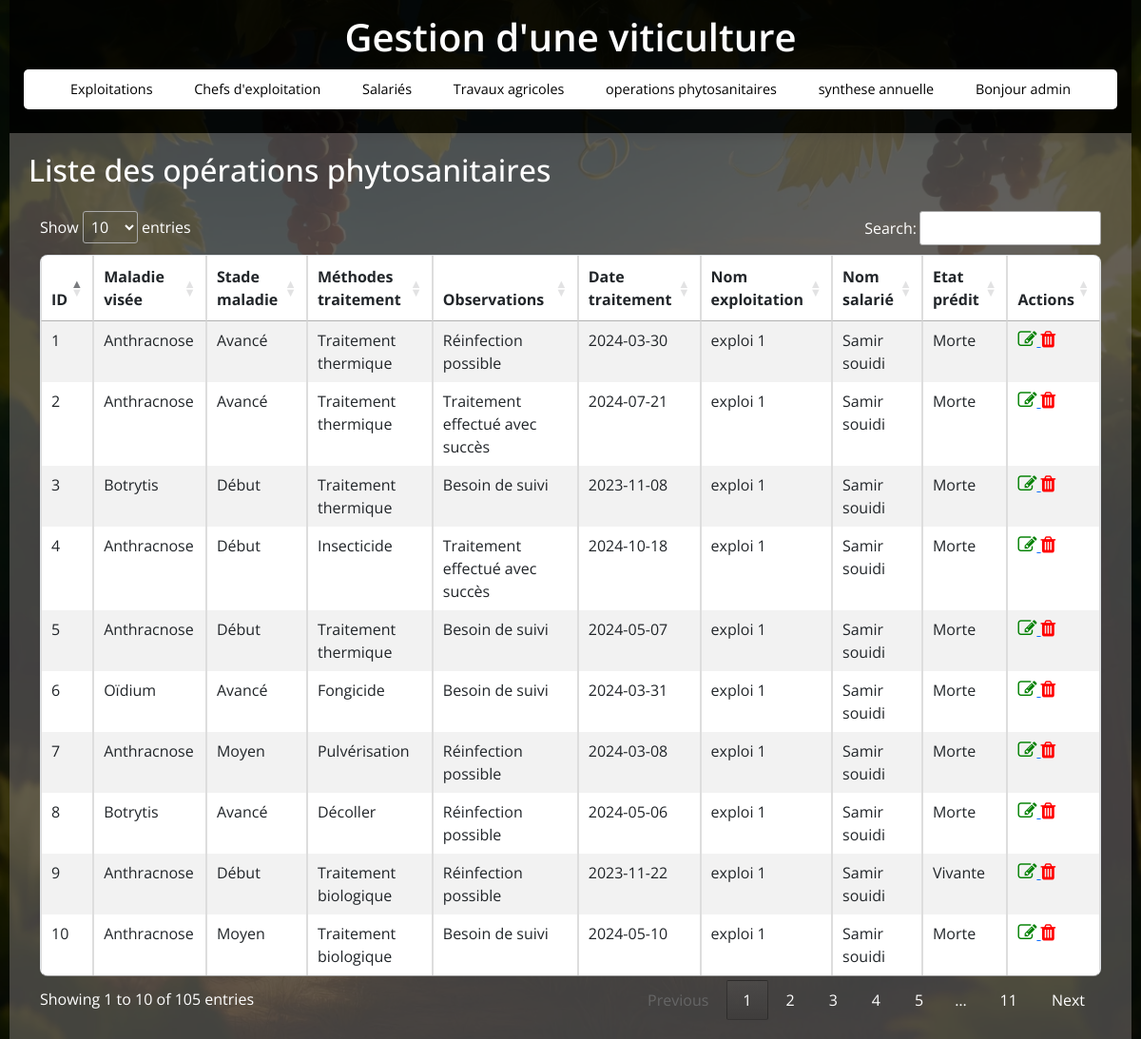
Page /operations_phytosanitaires (signed in) on the committed database.
### tables this page shows
CREATE TABLE operations_phytosanitaires (
                    id_operation_sanitaire INTEGER PRIMARY KEY,
                    maladie_visee TEXT,
                    stade_maladie TEXT,
                    methodes_traitement TEXT,
                    observations TEXT,
                    etat TEXT,
                    date_traitement,
                    id_exploitation INTEGER,
                    id_salarie INTEGER,
                    FOREIGN KEY(id_exploitation) REFERENCES exploitations(id_exploitation),
                    FOREIGN KEY(id_salarie) REFERENCES salaries(id_salarie)
                );

CREATE TABLE exploitations (
                    id_exploitation INTEGER PRIMARY KEY,
                    nom_exploitation TEXT,
                    superficie REAL
                );

CREATE TABLE salaries (
                    id_salarie INTEGER PRIMARY KEY,
                    identifiant_sal TEXT,
                    nom_salarie TEXT,
                    prenom_salarie TEXT,
                    date_embauche TEXT,
                    id_exploitation INTEGER,
                    FOREIGN KEY(id_exploitation) REFERENCES exploitations(id_exploitation)
                );

### app.py (the view)
@app.route('/operations_phytosanitaires')
def operations_phytosanitaires():
    if 'user_id' not in session:
        return redirect(url_for('login'))
    conn = get_db_connection()
    operations_phytosanitaires = conn.execute(f'''
                    SELECT * FROM operations_phytosanitaires
                    join exploitations on exploitations.id_exploitation=operations_phytosanitaires.id_exploitation
                    join salaries on salaries.id_salarie=operations_phytosanitaires.id_salarie
                    ''').fetchall()
    conn.close()
    return render_template('operations_phytosanitaires.html', operations_phytosanitaires=operations_phytosanitaires)

### app.py (called while the page is built)
def get_db_connection():
    conn = sqlite3.connect(DB_NAME)
    conn.row_factory = sqlite3.Row  # Retourne les résultats sous forme de dictionnaire
    return conn

### templates/operations_phytosanitaires.html (shortened to what this page needs)
{% extends 'base.html' %}
{% block content %}
    <h2>Liste des opérations phytosanitaires</h2>
    <div class="container mt-4">
        <div class="table-responsive">
            <table id="operations_phytosanitairesTable" class="table table-striped table-bordered">
                <thead>
                    <tr>
                        <th>ID</th>
                        <th>Maladie visée</th>
                        <th>Stade maladie</th>
                        <th>Méthodes traitement</th>
                        <th>Observations</th>
                        <th>Date traitement</th>
                        <th>Nom exploitation</th>
                        <th>Nom salarié</th>
                        <th>Etat prédit</th>
                        <th>Actions</th>
                    </tr>
                </thead>
                <tbody>
                    {% for operation in operations_phytosanitaires %}
                    <tr>
                        <td>{{ operation.id_operation_sanitaire }}</td>
                        <td>{{ operation.maladie_visee }}</td>
                        <td>{{ operation.stade_maladie }}</td>
                        <td>{{ operation.methodes_traitement }}</td>
                        <td>{{ operation.observations }}</td>
                        <td>{{ operation.date_traitement }}</td>
                        <td>{{ operation.nom_exploitation }}</td>
                        <td>{{ operation.nom_salarie }} {{ operation.prenom_salarie }}</td>
                        <td>{{ operation.etat }}</td>
                        <td>
                            <a href="{{ url_for('edit_operation', id=operation.id_operation_sanitaire) }}">
                                <i class="fa fa-edit" style="font-size:20px;color:green"></i>
                            </a>
                            <a href="{{ url_for('delete_operation_phytosanitaire', id=operation.id_operation_sanitaire) }}">
                                <i class="fa fa-trash" style="font-size:20px;color:red;"></i>
                            </a>
                        </td>
                    </tr>
                    {% endfor %}
                </tbody>
            </table>
        </div>
    </div>
{% endblock %}

### static/style.css (style rules this page uses)
* { margin: 0; padding: 0; box-sizing: border-box; font-family: "Open Sans", sans-serif; }
body { display: flex; flex-direction: column; align-items: center; justify-content: flex-start; min-height: 100vh; width: 100%; background: url("./img/viticulture.webp") center/cover no-repeat, #000; padding: 0 10px; position: relative; overflow-y: auto; color: #fff; }
body::before { content: ""; position: absolute; width: 100%; height: 100%; background: rgba(0, 0, 0, 0.7); z-index: -1; }
table { width: 100%; border-collapse: collapse; margin-top: 20px; background: rgba(255, 255, 255, 0.9); color: #333; border-radius: 8px; overflow: hidden; }
table, th, td { border: 1px solid #ddd; }
th, td { padding: 8px; text-align: left; }
h2 { font-size: 2rem; margin-bottom: 20px; color: #fff; }

### rows in the picture
operations_phytosanitaires: id_operation_sanitaire "1", maladie_visee "Anthracnose", stade_maladie "Avancé", methodes_traitement "Traitement thermique", observations "Réinfection possible", date_traitement "2024-03-30", nom_exploitation "exploi 1", nom_salarie "Samir", prenom_salarie "souidi", etat "Morte"
operations_phytosanitaires: id_operation_sanitaire "2", maladie_visee "Anthracnose", stade_maladie "Avancé", methodes_traitement "Traitement thermique", observations "Traitement effectué avec succès", date_traitement "2024-07-21", nom_exploitation "exploi 1", nom_salarie "Samir", prenom_salarie "souidi", etat "Morte"
operations_phytosanitaires: id_operation_sanitaire "3", maladie_visee "Botrytis", stade_maladie "Début", methodes_traitement "Traitement thermique", observations "Besoin de suivi", date_traitement "2023-11-08", nom_exploitation "exploi 1", nom_salarie "Samir", prenom_salarie "souidi", etat "Morte"
operations_phytosanitaires: id_operation_sanitaire "4", maladie_visee "Anthracnose", stade_maladie "Début", methodes_traitement "Insecticide", observations "Traitement effectué avec succès", date_traitement "2024-10-18", nom_exploitation "exploi 1", nom_salarie "Samir", prenom_salarie "souidi", etat "Morte"
operations_phytosanitaires: id_operation_sanitaire "5", maladie_visee "Anthracnose", stade_maladie "Début", methodes_traitement "Traitement thermique", observations "Besoin de suivi", date_traitement "2024-05-07", nom_exploitation "exploi 1", nom_salarie "Samir", prenom_salarie "souidi", etat "Morte"
operations_phytosanitaires: id_operation_sanitaire "6", maladie_visee "Oïdium", stade_maladie "Avancé", methodes_traitement "Fongicide", observations "Besoin de suivi", date_traitement "2024-03-31", nom_exploitation "exploi 1", nom_salarie "Samir", prenom_salarie "souidi", etat "Morte"
operations_phytosanitaires: id_operation_sanitaire "7", maladie_visee "Anthracnose", stade_maladie "Moyen", methodes_traitement "Pulvérisation", observations "Réinfection possible", date_traitement "2024-03-08", nom_exploitation "exploi 1", nom_salarie "Samir", prenom_salarie "souidi", etat "Morte"
operations_phytosanitaires: id_operation_sanitaire "8", maladie_visee "Botrytis", stade_maladie "Avancé", methodes_traitement "Décoller", observations "Réinfection possible", date_traitement "2024-05-06", nom_exploitation "exploi 1", nom_salarie "Samir", prenom_salarie "souidi", etat "Morte"
operations_phytosanitaires: id_operation_sanitaire "9", maladie_visee "Anthracnose", stade_maladie "Début", methodes_traitement "Traitement biologique", observations "Réinfection possible", date_traitement "2023-11-22", nom_exploitation "exploi 1", nom_salarie "Samir", prenom_salarie "souidi", etat "Vivante"
operations_phytosanitaires: id_operation_sanitaire "10", maladie_visee "Anthracnose", stade_maladie "Moyen", methodes_traitement "Traitement biologique", observations "Besoin de suivi", date_traitement "2024-05-10", nom_exploitation "exploi 1", nom_salarie "Samir", prenom_salarie "souidi", etat "Morte"

### other values in the picture
{{ session.get('admin') }} "admin"
